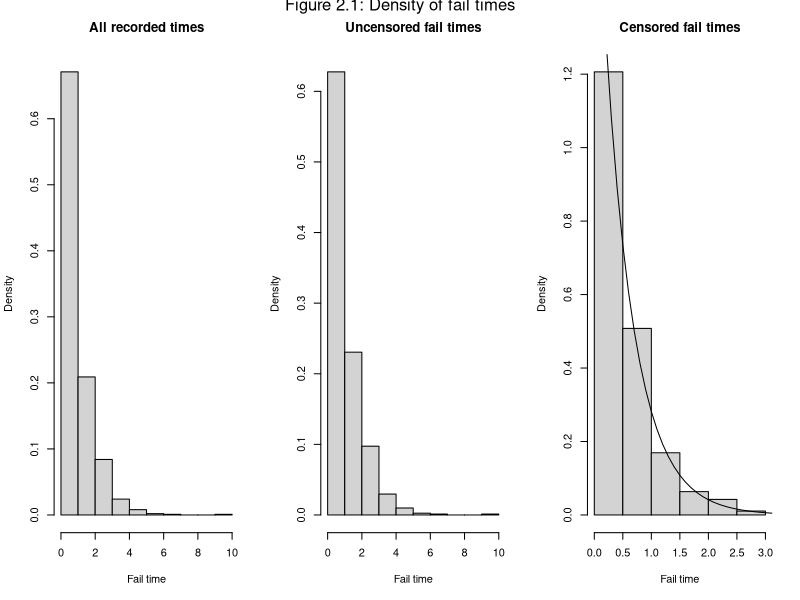

R code for this plot:
## ---- chunk 1
# Setup

library(magrittr)
library(dplyr)

# Read in the data, and create a column with clear indication whether an
# observation is censored or not. To be clear, cens=2 indicates that an
# observation *is* censored, and thus "yes".
df_prodfails <- read.csv("censoredproc.csv", sep = ";") %>%
  mutate(censored = c("no", "yes")[(cens == 2)+1])
## ---- chunk 2
# Question 2.1

# Create plot grid
layout(mat=matrix(c(1,2, 3), nrow = 1, byrow = T))

hist(df_prodfails$time,
     freq = F,
     main = "All recorded times",
     xlab = "Fail time")

hist(df_prodfails %>% filter(censored == "no") %>% extract2(1),
     freq=F,
     main = "Uncensored fail times",
     xlab = "Fail time")

hist(df_prodfails %>% filter(censored == "yes") %>% extract2(1),
     freq=F,
     main = "Censored fail times",
     xlab = "Fail time")

# Add exponential density
lambda_estim <- 1/(df_prodfails %>% filter(censored == "yes") %>% extract2(1) %>% mean())
x_seq <- seq(0, 10, 0.1)
points(x_seq, dexp(x_seq, rate=lambda_estim), type="l")

# Set figure title
mtext("Figure 2.1: Density of fail times", side=3, outer=TRUE, line=-1)

## ---- chunk 3
# Question 2.4

Expected_Trunc_Exp <- function(rate, b=Inf){
  # Returns the expected value of an exp distribution truncated on [0, b].
  
  numerator <- (-exp(-rate*b) + 1 + -b*rate*exp(-rate*b))
  denominator <- (rate*(1-exp(-rate*b)))
  
  return(numerator / denominator)
}

Q <- function(lambda, lambda_t){
  # Function for the expected value of the Likelihood of the data
  
  censored_data <- df_prodfails %>% filter(censored == "yes")
  n <- df_prodfails %>% filter(censored == "no") %>% extract2(1) %>% length()
  m <- censored_data$time %>% length()
  
  # This term represents the log likelihood contribution from the fully
  # observed data to the expectation
  term1 <- n * log(lambda) - n
  
  # The following terms make up the log likelihood contribution from the
  # censored observations to the expectation
  term2 <- m * log(lambda_t)
  
  term3 <- - lambda_t * sum(Expected_Trunc_Exp(lambda_t, b=censored_data$time))
  
  term4 <- - sum(log(1-exp(-lambda_t * censored_data$time)))
  
  return(term1 + term2 + term3 + term4)
}


# The EM Algorithm
EM_algorithm <- function(lambda_start = 100, epsilon = 0.001){
  # Setup
  k <- 0
  k_max <- 100
  lambda_t = lambda_start
  stop <- FALSE
  
  # Keep iterating until convergence is reached
  while(stop != TRUE){
    k <- k + 1
    
    # E Step: Q is already (implicitly) constructed
    
    # M Step
    lambda_new <- optimise(f = Q,
                           lambda_t = lambda_t,
                           maximum = T,
                           interval=c(0, 10^3))$maximum
    
    # Evaluate stop conditions
    stop <- k <= k_max | abs(lambda_t - lambda_new) < epsilon
    
    # Accept the new lambda_t (if the algorithm has not been stopped)
    lambda_t <- lambda_new
  }
  
  cat("Optimal lambda:", lambda_new, "\n")
  cat("Iterations:", k)
}

EM_algorithm()
